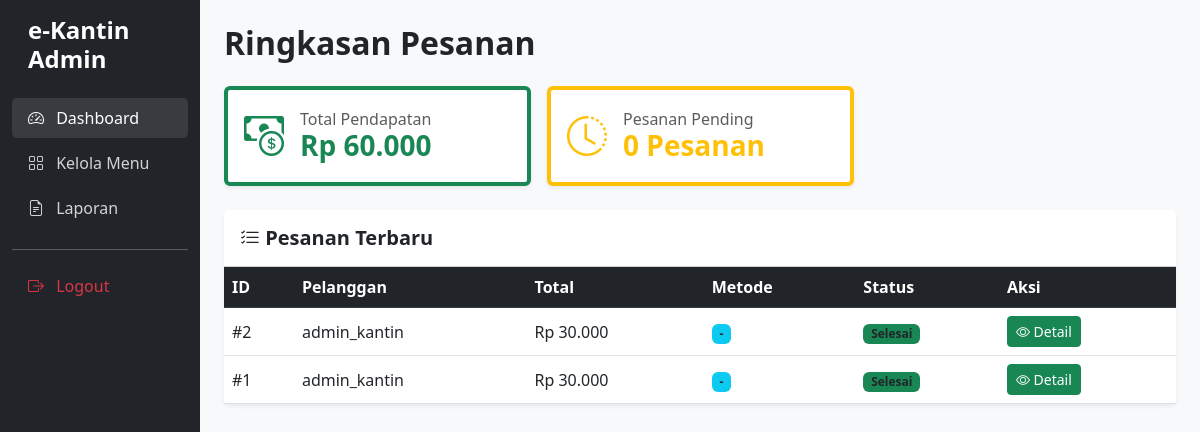
The app's page /Views/auth/admin/dashboard.php (signed in), older data.
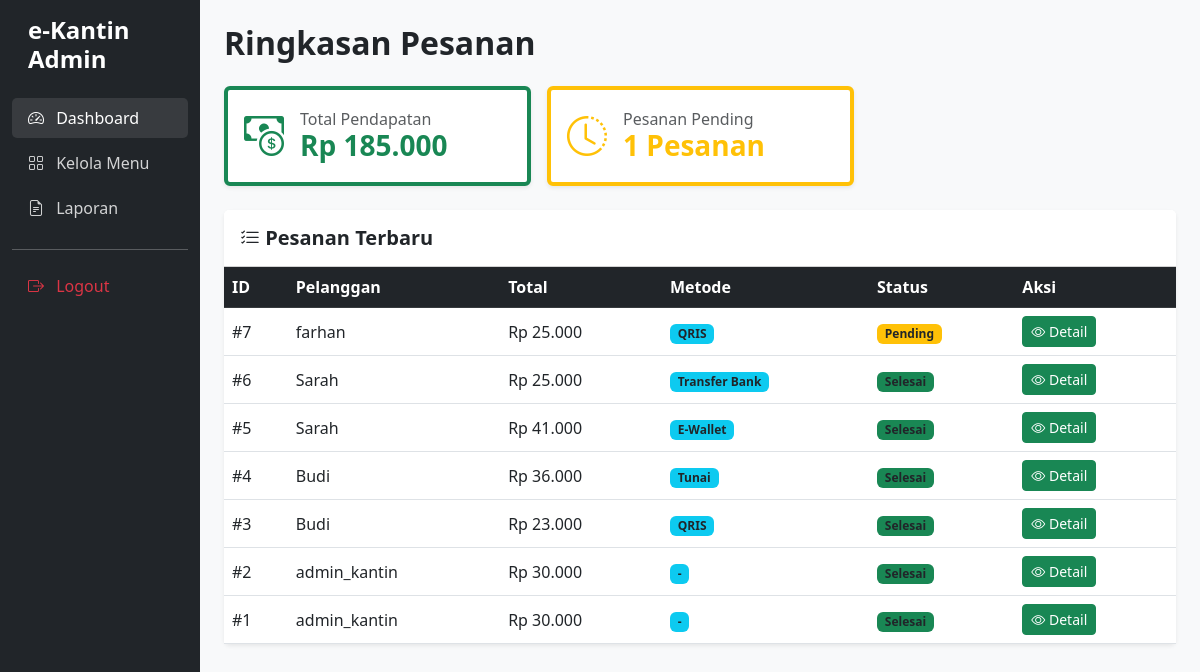
The same page, newer data.
### tables this page shows
CREATE TABLE `pesanan` (
  `id_pesanan` int(11) NOT NULL,
  `id_user` int(11) DEFAULT NULL,
  `tgl_pesanan` datetime DEFAULT NULL,
  `total_bayar` decimal(10,2) DEFAULT NULL,
  `metode_pembayaran` varchar(50) DEFAULT NULL,
  `status` enum('pending','proses','siap','selesai','batal') DEFAULT 'pending'
);

CREATE TABLE `users` (
  `id_user` int(11) NOT NULL,
  `username` varchar(50) NOT NULL,
  `password` varchar(255) NOT NULL,
  `role` enum('admin','pelanggan') NOT NULL
);

### Views/auth/admin/dashboard.php (the view, shortened to what this page needs)
<?php
$db = new mysqli(DB_HOST, DB_USER, DB_PASS, DB_NAME);
$res_income = $db->query("SELECT SUM(total_bayar) as total FROM pesanan WHERE status = 'selesai'");
$income = $res_income->fetch_assoc()['total'] ?? 0;
$res_pending = $db->query("SELECT COUNT(*) as total FROM pesanan WHERE status = 'pending'");
$pending = $res_pending->fetch_assoc()['total'] ?? 0;
?>
<!DOCTYPE html>
<html lang="id">
<head>
    <link href="https://cdn.jsdelivr.net/npm/bootstrap@5.3.0/dist/css/bootstrap.min.css" rel="stylesheet">
    <link rel="stylesheet" href="https://cdnjs.cloudflare.com/ajax/libs/animate.css/4.1.1/animate.min.css"/>
    <link rel="stylesheet" href="https://cdn.jsdelivr.net/npm/bootstrap-icons@1.11.1/font/bootstrap-icons.css">
</head>
<body>
<div class="container-fluid">
    <div class="row">
        <nav id="sidebarMenu" class="col-md-3 col-lg-2 d-md-block sidebar collapse">
            <div class="position-sticky pt-3">
                <h4 class="text-white px-3 fw-bold mb-4">e-Kantin Admin</h4>
                <ul class="nav flex-column">
                    <li class="nav-item"><a class="nav-link active" href="dashboard.php"><i class="bi bi-speedometer2 me-2"></i> Dashboard</a></li>
                    <li class="nav-item"><a class="nav-link" href="manage_menu.php"><i class="bi bi-grid me-2"></i> Kelola Menu</a></li>
                    <li class="nav-item"><a class="nav-link" href="report.php"><i class="bi bi-file-earmark-text me-2"></i> Laporan</a></li>
                    <hr class="text-white">
                    <li class="nav-item"><a class="nav-link text-danger" href="../logout.php"><i class="bi bi-box-arrow-right me-2"></i> Logout</a></li>
                </ul>
            </div>
        </nav>
        <main class="col-md-9 ms-sm-auto col-lg-10 px-md-4 py-4 bg-light">
            <h2 class="mb-4 fw-bold animate__animated animate__fadeInLeft">Ringkasan Pesanan</h2>
            <div class="row g-3 mb-4">
                <div class="col-12 col-sm-6 col-md-4 animate__animated animate__zoomIn">
                    <div class="card border-start border-success border-4 shadow-sm p-3">
                        <div class="d-flex align-items-center">
                            <div class="fs-1 text-success me-3"><i class="bi bi-cash-coin"></i></div>
                            <div>
                                <h6 class="text-muted mb-0">Total Pendapatan</h6>
                                <h3 class="fw-bold text-success mb-0">Rp <?= number_format($income, 0, ',', '.') ?></h3>
                            </div>
                        </div>
                    </div>
                </div>
                <div class="col-12 col-sm-6 col-md-4 animate__animated animate__zoomIn" style="animation-delay: 0.1s;">
                    <div class="card border-start border-warning border-4 shadow-sm p-3">
                        <div class="d-flex align-items-center">
                            <div class="fs-1 text-warning me-3"><i class="bi bi-clock-history"></i></div>
                            <div>
                                <h6 class="text-muted mb-0">Pesanan Pending</h6>
                                <h3 class="fw-bold text-warning mb-0"><?= $pending ?> Pesanan</h3>
                            </div>
                        </div>
                    </div>
                </div>
            </div>
            <div class="card shadow-sm border-0 animate__animated animate__fadeInUp">
                <div class="card-header bg-white py-3">
                    <h5 class="mb-0 fw-bold"><i class="bi bi-list-check"></i> Pesanan Terbaru</h5>
                </div>
                <div class="table-responsive">
                    <table class="table table-hover align-middle mb-0">
                        <thead class="table-dark">
                            <tr>
                                <th>ID</th>
                                <th>Pelanggan</th>
                                <th>Total</th>
                                <th>Metode</th>
                                <th>Status</th>
                                <th>Aksi</th>
                            </tr>
                        </thead>
                        <tbody>
                            <?php
                            $query = "SELECT p.*, u.username
                                      FROM pesanan p
                                      JOIN users u ON p.id_user = u.id_user
                                      ORDER BY p.id_pesanan DESC LIMIT 10";
                            $result = $db->query($query);
                            if ($result->num_rows > 0):
                                while($row = $result->fetch_assoc()):
                            ?>
                            <tr>
                                <td>#<?= $row['id_pesanan'] ?></td>
                                <td><?= htmlspecialchars($row['username']) ?></td>
                                <td>Rp <?= number_format($row['total_bayar'], 0, ',', '.') ?></td>
                                <td><span class="badge bg-info text-dark"><?= $row['metode_pembayaran'] ?? '-' ?></span></td>
                                <td>
                                    <?php
                                    $bg = 'secondary';
                                    if($row['status'] == 'pending') $bg = 'warning';
                                    elseif($row['status'] == 'proses') $bg = 'primary';
                                    elseif($row['status'] == 'selesai') $bg = 'success';
                                    ?>
                                    <span class="badge bg-<?= $bg ?> text-dark"><?= ucfirst($row['status']) ?></span>
                                </td>
                                <td>
                                    <button class="btn btn-sm btn-success" onclick="showDetail(<?= $row['id_pesanan'] ?>, '<?= $row['status'] ?>')">
                                        <i class="bi bi-eye"></i> Detail
                                    </button>
                                </td>
                            </tr>
                            <?php
                                endwhile;
                            else:
                            ?>
                                <tr><td colspan="6" class="text-center py-3">Belum ada pesanan masuk.</td></tr>
                            <?php endif; ?>
                        </tbody>
                    </table>
                </div>
            </div>
        </main>
    </div>
</div>
</body>
</html>

### Views/auth/admin/dashboard.php (style rules this page uses)
.sidebar { min-height: 100vh; background-color: #212529; }
.nav-link { color: rgba(255,255,255,.8); margin-bottom: 5px; }
.nav-link:hover, .nav-link.active { color: #fff; background-color: rgba(255,255,255,.1); border-radius: 5px; }

Row changes from the older to the newer data that the page shows:
added pesanan: id_pesanan "7", id_user.username "farhan", total_bayar "25.000", metode_pembayaran "QRIS", status "Pending"
added pesanan: id_pesanan "6", id_user.username "Sarah", total_bayar "25.000", metode_pembayaran "Transfer Bank", status "Selesai"
added pesanan: id_pesanan "5", id_user.username "Sarah", total_bayar "41.000", metode_pembayaran "E-Wallet", status "Selesai"
added pesanan: id_pesanan "4", id_user.username "Budi", total_bayar "36.000", metode_pembayaran "Tunai", status "Selesai"
added pesanan: id_pesanan "3", id_user.username "Budi", total_bayar "23.000", metode_pembayaran "QRIS", status "Selesai"
Text that changed along with them:
$income: "60.000" → "185.000"
$pending: "0" → "1"
